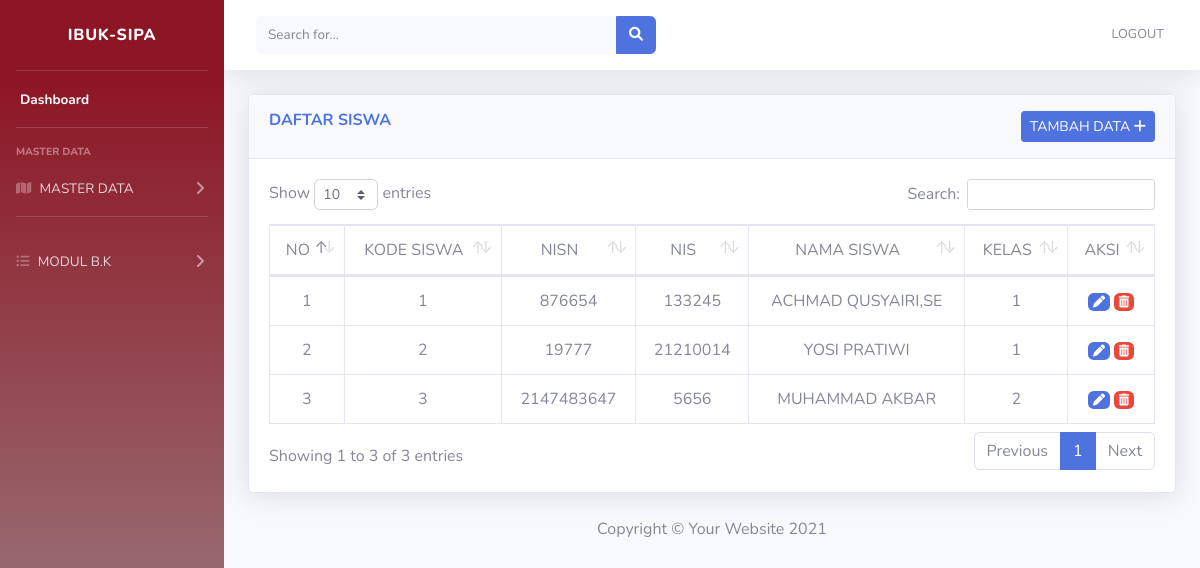
/index.php/siswa, run on the app's committed database.
### tables this page shows
CREATE TABLE IF NOT EXISTS `tbl_siswa` (
  `id` int(11) NOT NULL AUTO_INCREMENT,
  `kd_siswa` int(10) NOT NULL,
  `nisn` int(10) NOT NULL,
  `nis` int(10) NOT NULL,
  `nm_siswa` varchar(50) NOT NULL,
  `kode_kelas` int(10) DEFAULT NULL,
  `nm_wali` varchar(50) DEFAULT NULL,
  `nik_wali` varchar(50) DEFAULT NULL,
  `nomor_wali` varchar(50) DEFAULT NULL,
  PRIMARY KEY (`id`),
  KEY `kd_siswa` (`kd_siswa`)
);

### application/controllers/siswa.php (called while the page is built, shortened)
<?php
class Siswa extends CI_Controller {
  public function index()
  {
    $data['tbl_siswa'] = $this->modelsiswa->SemuaData();
    $this->load->view('tamplate/header');
    $this->load->view('tamplate/sidebar');
    $this->load->view('tamplate/topbar');
    $this->load->view('siswa', $data);
    $this->load->view('tamplate/footer');
  }
}
?>

### index.php (called while the page is built, shortened)
<?php
require_once BASEPATH.'core/CodeIgniter.php';

### application/models/Modelsiswa.php (called while the page is built, shortened)
<?php
class modelsiswa extends CI_Model
{
	public function SemuaData()
	{
		return $this->db->get('tbl_siswa')->result_array();
	}
}

### application/views/siswa.php (the view)
<div class="container-fluid">
  <div class="card shadow mb-4">
    <div class="card-header py-3">
      <h6 class="m-0 font-weight-bold text-primary">DAFTAR SISWA
        <a href="<?php echo base_url('siswa/tambah_data'); ?>" class="btn btn-primary btn-sm float-right">TAMBAH DATA <i class="fa fa-plus"></i></a>
    </div>
    <div class="card-body">
      <div class="table-responsive">
        <table class="table table-bordered text-center" id="dataTable" width="100%" cellspacing="0">
          <thead>
            <tr>
              <td>NO</td>
              <td>KODE SISWA</td>
              <td>NISN</td>
              <td>NIS</td>
              <td>NAMA SISWA</td>
              <td>KELAS</td>
              <td>AKSI</td>
            </tr>
          </thead>
          <tbody>
            <?php
            $no = 1;
            foreach ($tbl_siswa as $siswa) : ?>
              <tr>
                <td><?php echo $no++; ?></td>
                <td><?php echo $siswa['kd_siswa']; ?></td>
                <td><?php echo $siswa['nisn']; ?></td>
                <td><?php echo $siswa['nis']; ?></td>
                <td><?php echo $siswa['nm_siswa']; ?></td>
                <td><?php echo $siswa['kode_kelas']; ?></td>
                <td>
                  <a href="<?php echo base_url() ?>siswa/edit_data/<?php echo $siswa['id']; ?>" class="badge badge-primary"><i class="fa-solid fa-pen"></i></a>
                  <a onclick="return confirm('Yakin Logout?');"href="<?php echo base_url() ?>siswa/hapus_data/<?php echo $siswa['id']; ?>" class="badge badge-danger"><i class="fa-solid fa-trash-can"></i></a>
                </td>
              </tr>
            <?php endforeach ?>
          </tbody>
        </table>
      </div>
    </div>
  </div>
</div>
<a onclick="return confirm('Yakin Logout?');

### data on the page
tbl_siswa: kd_siswa "1", nisn "876654", nis "133245", nm_siswa "ACHMAD QUSYAIRI,SE", kode_kelas "1"
tbl_siswa: kd_siswa "2", nisn "19777", nis "21210014", nm_siswa "YOSI PRATIWI", kode_kelas "1"
tbl_siswa: kd_siswa "3", nisn "2147483647", nis "5656", nm_siswa "MUHAMMAD AKBAR", kode_kelas "2"
